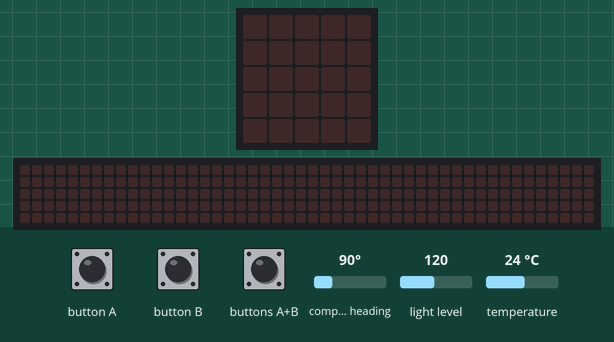
Recording of a program running on a simulated BBC micro:bit (MakeCode). On the bench: the board's 5×5 LED display, a strip that is not on the board, showing the scrolling text unrolled. Inputs (shaded band) come from the test bench; at power-on: compass heading 90°, light level 120, temperature 24 °C. The 48×5 strip is a reading aid, not a part: it shows the text the display is scrolling, unrolled, one strip-width of it at a time; the compass is already calibrated.

Above: at 1.2 s.
1.3 s: button A pressed for 0.15 s
At 4.01 s:
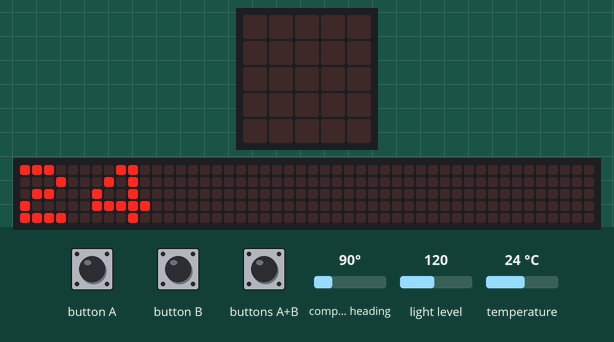
4.3 s: button B pressed for 0.15 s
At 5.4 s:
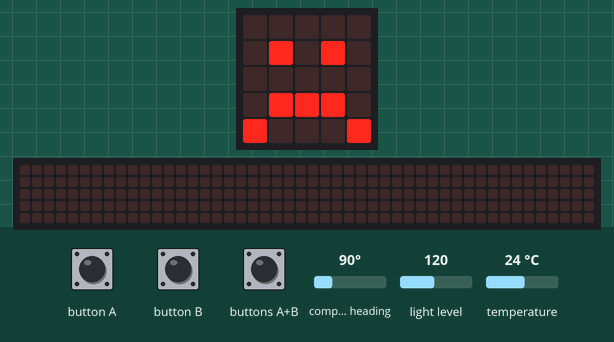
5.9 s: buttons A+B pressed for 0.15 s
At 6.12 s:
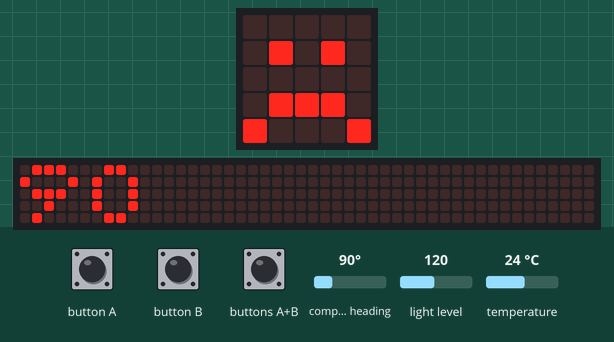
8.9 s: buttons A+B pressed for 1 s
At 12.37 s:
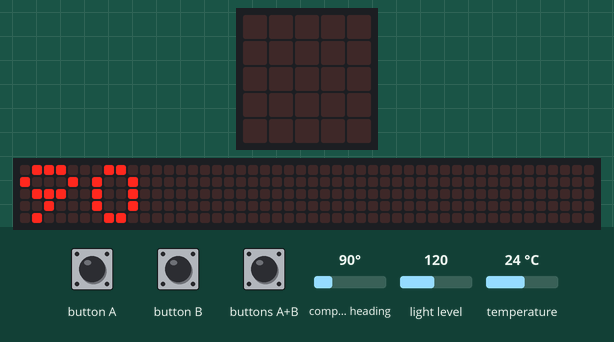
Timing chart, 0 to 12.9 s (numbered marks = the images above; inputs shaded):
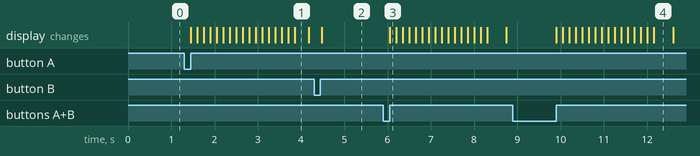

Measured:
- after the input at 1.3 s, the display: changes after 0.15 s (image 1)
- after the input at 4.3 s, the display: changes after 0.18 s (image 2)
- after the input at 5.9 s, the display: changes after 0.15 s (image 3)
- after the input at 8.9 s, the display: changes after 1.0 s (image 4)
- what the display in image 4 shows lasts 0.4 s, from 12.2 s to 12.6 s

The program:

main.ts
```typescript
input.onButtonPressed(Button.A, function () {
    basic.showNumber(input.temperature())
})
input.onButtonPressed(Button.AB, function () {
    basic.showNumber(input.compassHeading())
})
input.onButtonPressed(Button.B, function () {
    if (input.lightLevel() < 100) {
        basic.showIcon(IconNames.Heart)
    } else if (input.lightLevel() >= 100 && input.lightLevel() < 150) {
        basic.showIcon(IconNames.Sad)
    } else if (input.lightLevel() > 150 && input.lightLevel() < 200) {
        basic.showIcon(IconNames.Confused)
    } else {
        basic.showIcon(IconNames.Asleep)
    }
})
basic.forever(function () {

})
```

test.ts
```typescript
// 在這裡測試；當此封包作為擴充功能時，將不會編譯此內容。
```
